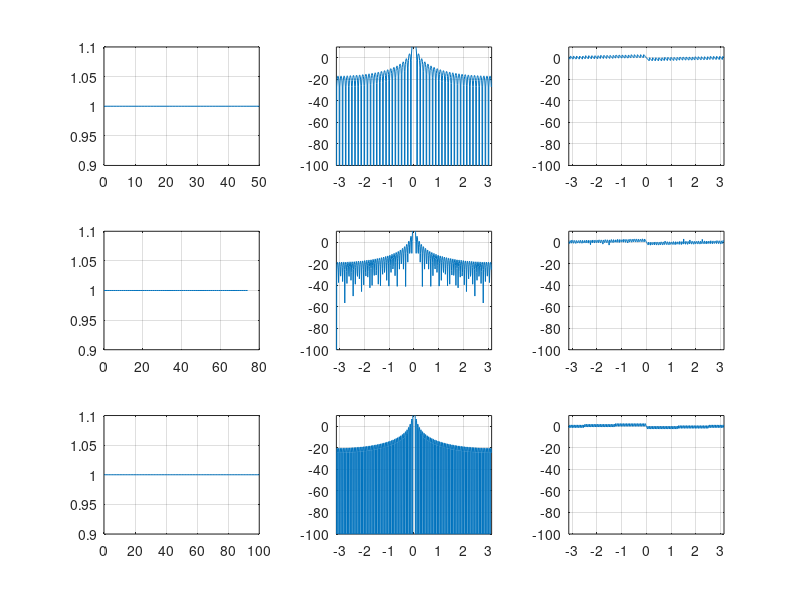

Write the MATLAB code that produced this figure.
N=51;
wn = ones(N,1);
Wejw = fft(wn,500);
Wp = fftshift(Wejw);
x1 = zeros(N,1);
for k = 1:N
    x1(k) = k-1;
end
subplot(3,3,1)
plot(x1,wn);
grid on;
x2 = zeros(500,1);
for k = 1:500
    x2(k) = -pi+2*pi*(k-1)/500;
   
end
subplot(3,3,2)
plot(x2,20*log10(abs(normalize(Wp))));
ylim([-100,10]);
xlim([-pi,pi]);
grid on;
subplot(3,3,3)
plot(x2,angle(Wp));
ylim([-100,10]);
xlim([-pi,pi]);
grid on;

N=75;
wn = ones(N,1);
Wejw = fft(wn,500);
Wp = fftshift(Wejw);
x1 = zeros(N,1);
for k = 1:N
    x1(k) = k-1;
end
subplot(3,3,4)
plot(x1,wn);
grid on;
x2 = zeros(500,1);
for k = 1:500
    x2(k) = -pi+2*pi*(k-1)/500;
   
end
subplot(3,3,5)
plot(x2,20*log10(abs(normalize(Wp))));
ylim([-100,10]);
xlim([-pi,pi]);
grid on;
subplot(3,3,6)
plot(x2,angle(Wp));
ylim([-100,10]);
xlim([-pi,pi]);
grid on;

N=101;
wn = ones(N,1);
Wejw = fft(wn,500);
Wp = fftshift(Wejw);
x1 = zeros(N,1);
for k = 1:N
    x1(k) = k-1;
end
subplot(3,3,7)
plot(x1,wn);
grid on;
x2 = zeros(500,1);
for k = 1:500
    x2(k) = -pi+2*pi*(k-1)/500;
   
end
subplot(3,3,8)
plot(x2,20*log10(abs(normalize(Wp))));
ylim([-100,10]);
xlim([-pi,pi]);
grid on;
subplot(3,3,9)
plot(x2,angle(Wp));
ylim([-100,10]);
xlim([-pi,pi]);
grid on;